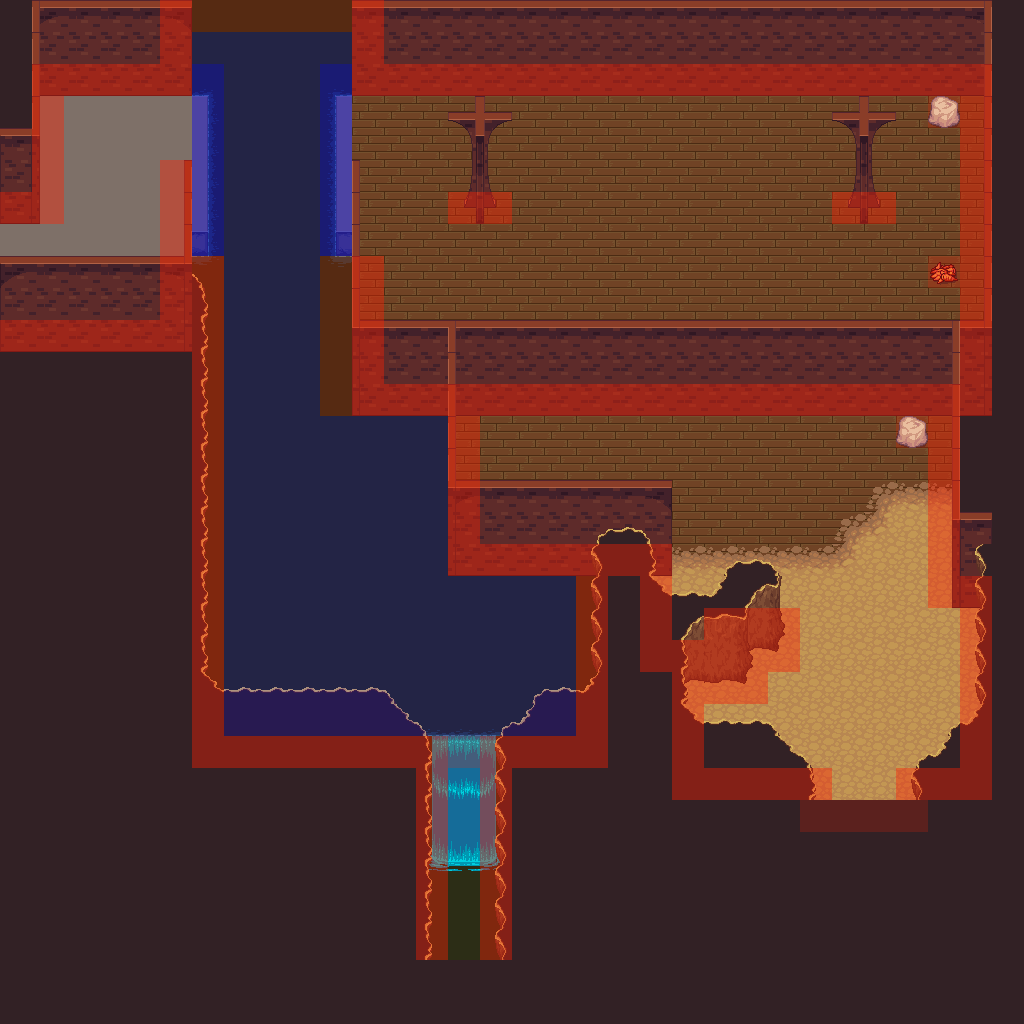

A level layout from a 2D game, rendered from its tile map. Below: a short description, then the map file with tile-grid data replaced by summaries:
An orthogonal 32x32 tile map with 32x32 px tiles, 5 tile layers (background, fringe, object, foreground, ...), 4 tilesets and 9 objects (6x event, 3x enemy).

<map height="32" orientation="orthogonal" renderorder="right-down" tileheight="32" tilewidth="32" version="1.0" width="32">
 <properties>
  <property name="music" value="music/winds_of_stories.ogg" />
  <property name="tileset" value="tilesetdefs/sewer.txt" />
  <property name="title" value="Hidden Waterway" />
 </properties>
 <tileset firstgid="1" name="tiled_collision" tileheight="32" tilewidth="32">
  <image height="32" source="tiled_collision.png" width="480" />
 </tileset>
 <tileset firstgid="16" name="generic_background" tileheight="32" tilewidth="32">
  <image height="832" source="generic_background.png" width="864" />
 </tileset>
 <tileset firstgid="718" name="small_objects" tileheight="64" tilewidth="32">
  <image height="512" source="small_objects.png" width="671" />
 </tileset>
 <tileset firstgid="878" name="sewer_objects" tileheight="128" tilewidth="32">
  <image height="768" source="sewer_objects.png" width="672" />
 </tileset>
 <layer height="32" name="background" width="32">
  <data>[1024 cells, 1020 non-empty, 14 distinct tile ids]</data>
 </layer>
 <layer height="32" name="fringe" width="32">
  <data>[1024 cells, 27 non-empty, 13 distinct tile ids]</data>
 </layer>
 <layer height="32" name="object" width="32">
  <data>[1024 cells, 175 non-empty, 22 distinct tile ids]</data>
 </layer>
 <layer height="32" name="foreground" width="32">
  <data>[1024 cells, 4 non-empty, 3 distinct tile ids]</data>
 </layer>
 <layer height="32" name="collision" width="32">
  <data>[1024 cells, 330 non-empty, 4 distinct tile ids]</data>
 </layer>
 <objectgroup name="event">
  <object height="32" name="Switch" type="event" width="32" x="896" y="416">
   <properties>
    <property name="hotspot" value="location" />
    <property name="msg" value="There's a key-shaped hole in this rock." />
    <property name="requires_not_status" value="switch_key" />
    <property name="tooltip" value="Strange Rock" />
   <property name="activate" value="on_trigger" /></properties>
  </object>
  <object height="32" name="Switch" type="event" width="32" x="896" y="416">
   <properties>
    <property name="hotspot" value="location" />
    <property name="mapmod" value="object,25,26,890;object,26,26,887;object,27,26,887;object,28,26,889;collision,26,24,1;collision,27,24,1;object,14,12,0;object,15,12,0;collision,15,12,0" />
    <property name="msg" value="There's a key-shaped hole in this rock." />
    <property name="repeat" value="false" />
    <property name="requires_status" value="switch_key" />
    <property name="tooltip" value="Strange Rock" />
   <property name="activate" value="on_trigger" /></properties>
  </object>
  <object height="32" name="Teleport to Basement3" type="event" width="64" x="832" y="768">
   <properties>
    <property name="intermap" value="maps/basement3.txt,8,3" />
   <property name="activate" value="on_trigger" /></properties>
  </object>
  <object height="96" name="Teleport to Basement6" type="event" width="32" x="0" y="224">
   <properties>
    <property name="intermap" value="maps/basement6.txt,30,28" />
   <property name="activate" value="on_trigger" /></properties>
  </object>
  <object height="32" name="Switch" type="event" width="32" x="928" y="96">
   <properties>
    <property name="hotspot" value="location" />
    <property name="mapmod" value="object,25,26,885;object,26,26,0;object,27,26,0;object,28,26,883;collision,26,24,0;collision,27,24,0;object,14,12,0;object,15,12,0;collision,14,12,0;collision,15,12,0" />
    <property name="msg" value="There's a key-shaped hole in this rock." />
    <property name="repeat" value="false" />
    <property name="requires_status" value="switch_key" />
    <property name="tooltip" value="Strange Rock" />
   <property name="activate" value="on_trigger" /></properties>
  </object>
  <object height="32" name="Carrot" type="event" width="32" x="928" y="256">
   <properties>
    <property name="hotspot" value="location" />
    <property name="loot" value="1,fixed,2" />
    <property name="mapmod" value="object,29,8,0;collision,29,8,0" />
    <property name="repeat" value="false" />
    <property name="tooltip" value="Carrot" />
   <property name="activate" value="on_trigger" /></properties>
  </object>
 </objectgroup>
 <objectgroup name="enemy">
  <object height="96" name="3 Beetles" type="enemy" width="192" x="704" y="448">
   <properties>
    <property name="level" value="1,1" />
    <property name="number" value="3,3" />
   <property name="category" value="beetle" /></properties>
  </object>
  <object height="160" name="2 Fireskeletons" type="enemy" width="160" x="544" y="128">
   <properties>
    <property name="level" value="3,3" />
    <property name="number" value="2,2" />
   <property name="category" value="fireskeleton" /></properties>
  </object>
  <object height="160" name="2 Firebats" type="enemy" width="96" x="64" y="96">
   <properties>
    <property name="level" value="2,2" />
    <property name="number" value="2,2" />
   <property name="category" value="firebat" /></properties>
  </object>
 </objectgroup>
 <objectgroup name="npc" />
</map>
